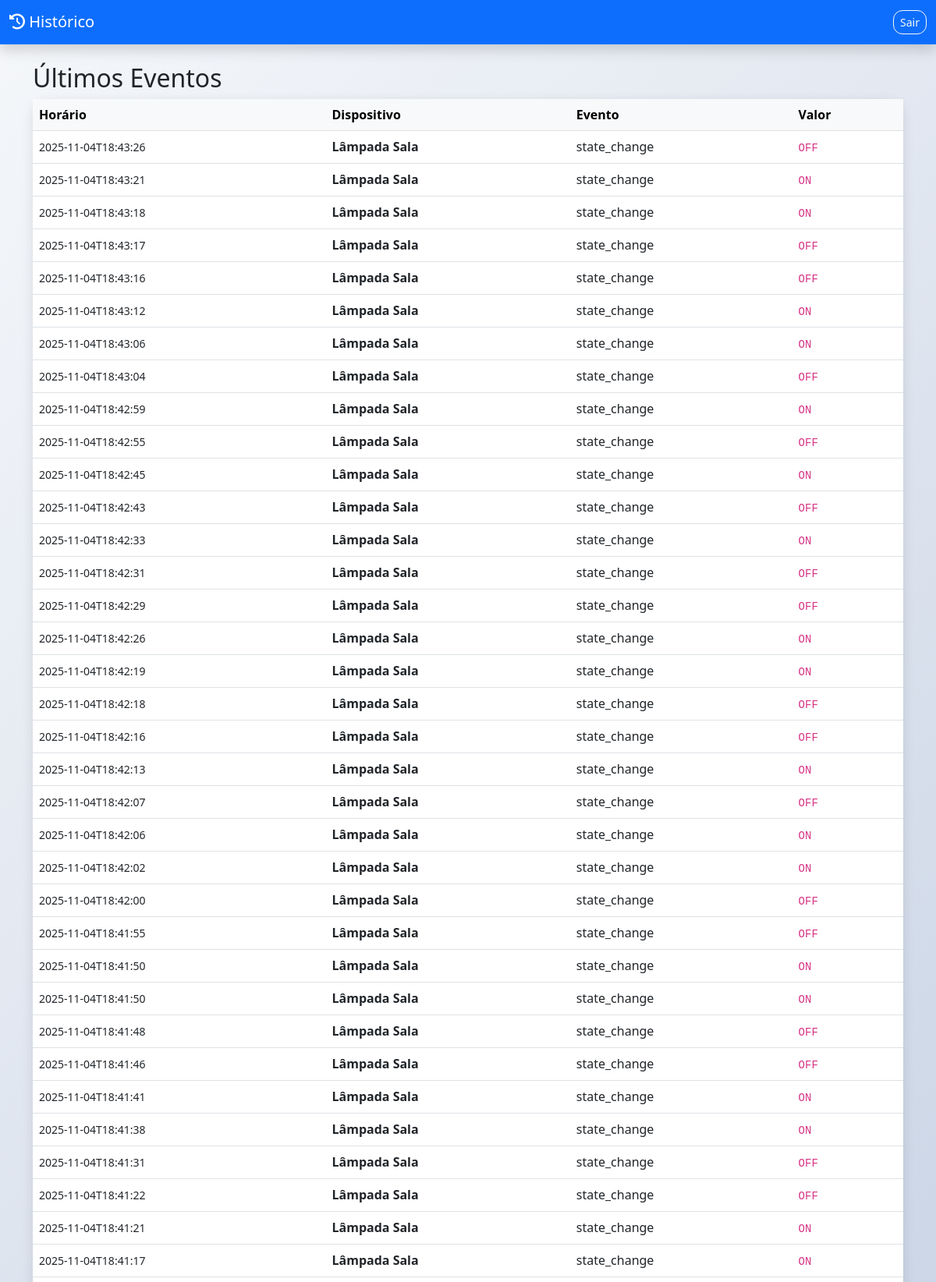
Screenshot of /logs (signed in, upper part) with the database file from the repository.
### tables this page shows
CREATE TABLE logs (
        id INTEGER PRIMARY KEY,
        timestamp TEXT,
        device TEXT,
        event TEXT,
        value TEXT
    );

### app.py (the view)
@app.route('/logs')
def logs_page():
    if 'user_id' not in session:
        return redirect(url_for('login'))
    conn = sqlite3.connect(USERS_DB)
    c = conn.cursor()
    c.execute("SELECT * FROM logs ORDER BY id DESC LIMIT 50")
    logs = [dict(zip(['id','timestamp','device','event','value'], row)) for row in c.fetchall()]
    conn.close()
    return render_template('logs.html', logs=logs)

### templates/logs.html (shortened to what this page needs)
<!DOCTYPE html>
<html lang="pt" data-bs-theme="light">
<head>
  <link href="https://cdn.jsdelivr.net/npm/bootstrap@5.3.0/dist/css/bootstrap.min.css" rel="stylesheet">
  <link rel="stylesheet" href="https://cdnjs.cloudflare.com/ajax/libs/font-awesome/6.5.0/css/all.min.css">
  <link rel="stylesheet" href="{{ url_for('static', filename='css/style.css') }}">
</head>
<body>
  <nav class="navbar navbar-dark bg-primary shadow">
    <div class="container-fluid">
      <a class="navbar-brand" href="/"><i class="fas fa-history"></i> Histórico</a>
      <a href="/logout" class="btn btn-outline-light btn-sm">Sair</a>
    </div>
  </nav>
  <div class="container mt-4">
    <h2>Últimos Eventos</h2>
    <div class="card">
      <div class="card-body p-0">
        <div class="table-responsive">
          <table class="table table-hover mb-0">
            <thead class="table-light">
              <tr>
                <th>Horário</th>
                <th>Dispositivo</th>
                <th>Evento</th>
                <th>Valor</th>
              </tr>
            </thead>
            <tbody>
              {% for log in logs %}
                <tr>
                  <td><small>{{ log.timestamp.split('.')[0] }}</small></td>
                  <td><strong>{{ log.device }}</strong></td>
                  <td>{{ log.event }}</td>
                  <td><code>{{ log.value }}</code></td>
                </tr>
              {% endfor %}
            </tbody>
          </table>
        </div>
      </div>
    </div>
  </div>
</body>
</html>

### static/css/style.css (style rules this page uses)
:root { --transition: all 0.3s ease; }
body { background: linear-gradient(135deg, #f5f7fa 0%, #c3cfe2 100%); min-height: 100vh; transition: var(--transition); }
.card { border: none; border-radius: 16px; transition: var(--transition); box-shadow: 0 4px 15px rgba(0,0,0,0.1); }
.btn { border-radius: 12px; font-weight: 500; transition: var(--transition); }
.navbar { border-bottom: 1px solid rgba(255,255,255,0.1); }

### rows the page displays
logs: timestamp "2025-11-04T18:43:26", device "Lâmpada Sala", event "state_change", value "OFF"
logs: timestamp "2025-11-04T18:43:21", device "Lâmpada Sala", event "state_change", value "ON"
logs: timestamp "2025-11-04T18:43:18", device "Lâmpada Sala", event "state_change", value "ON"
logs: timestamp "2025-11-04T18:43:17", device "Lâmpada Sala", event "state_change", value "OFF"
logs: timestamp "2025-11-04T18:43:16", device "Lâmpada Sala", event "state_change", value "OFF"
logs: timestamp "2025-11-04T18:43:12", device "Lâmpada Sala", event "state_change", value "ON"
logs: timestamp "2025-11-04T18:43:06", device "Lâmpada Sala", event "state_change", value "ON"
logs: timestamp "2025-11-04T18:43:04", device "Lâmpada Sala", event "state_change", value "OFF"
logs: timestamp "2025-11-04T18:42:59", device "Lâmpada Sala", event "state_change", value "ON"
logs: timestamp "2025-11-04T18:42:55", device "Lâmpada Sala", event "state_change", value "OFF"
logs: timestamp "2025-11-04T18:42:45", device "Lâmpada Sala", event "state_change", value "ON"
logs: timestamp "2025-11-04T18:42:43", device "Lâmpada Sala", event "state_change", value "OFF"
logs: timestamp "2025-11-04T18:42:33", device "Lâmpada Sala", event "state_change", value "ON"
logs: timestamp "2025-11-04T18:42:31", device "Lâmpada Sala", event "state_change", value "OFF"
logs: timestamp "2025-11-04T18:42:29", device "Lâmpada Sala", event "state_change", value "OFF"
logs: timestamp "2025-11-04T18:42:26", device "Lâmpada Sala", event "state_change", value "ON"
logs: timestamp "2025-11-04T18:42:19", device "Lâmpada Sala", event "state_change", value "ON"
logs: timestamp "2025-11-04T18:42:18", device "Lâmpada Sala", event "state_change", value "OFF"
logs: timestamp "2025-11-04T18:42:16", device "Lâmpada Sala", event "state_change", value "OFF"
logs: timestamp "2025-11-04T18:42:13", device "Lâmpada Sala", event "state_change", value "ON"
logs: timestamp "2025-11-04T18:42:07", device "Lâmpada Sala", event "state_change", value "OFF"
logs: timestamp "2025-11-04T18:42:06", device "Lâmpada Sala", event "state_change", value "ON"
logs: timestamp "2025-11-04T18:42:02", device "Lâmpada Sala", event "state_change", value "ON"
logs: timestamp "2025-11-04T18:42:00", device "Lâmpada Sala", event "state_change", value "OFF"
logs: timestamp "2025-11-04T18:41:55", device "Lâmpada Sala", event "state_change", value "OFF"
logs: timestamp "2025-11-04T18:41:50", device "Lâmpada Sala", event "state_change", value "ON"
logs: timestamp "2025-11-04T18:41:50", device "Lâmpada Sala", event "state_change", value "ON"
logs: timestamp "2025-11-04T18:41:48", device "Lâmpada Sala", event "state_change", value "OFF"
logs: timestamp "2025-11-04T18:41:46", device "Lâmpada Sala", event "state_change", value "OFF"
logs: timestamp "2025-11-04T18:41:41", device "Lâmpada Sala", event "state_change", value "ON"
logs: timestamp "2025-11-04T18:41:38", device "Lâmpada Sala", event "state_change", value "ON"
logs: timestamp "2025-11-04T18:41:31", device "Lâmpada Sala", event "state_change", value "OFF"
logs: timestamp "2025-11-04T18:41:22", device "Lâmpada Sala", event "state_change", value "OFF"
logs: timestamp "2025-11-04T18:41:21", device "Lâmpada Sala", event "state_change", value "ON"
logs: timestamp "2025-11-04T18:41:17", device "Lâmpada Sala", event "state_change", value "ON"
